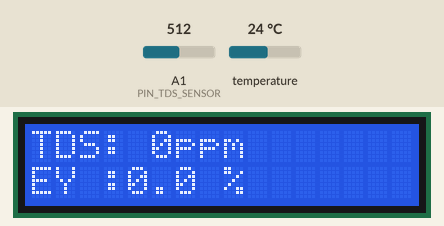
Bench run of a sketch on a simulated Arduino Uno, built with avr-gcc and run on an emulated ATmega328P. Shown: 16×2 character LCD. The test bench sets the inputs (shaded band); at power-on: temperature 24 °C, A1 (PIN_TDS_SENSOR) = 512.

Above: at 2.2 s.
2.3 s: temperature set to 12 °C
At 4.1 s:
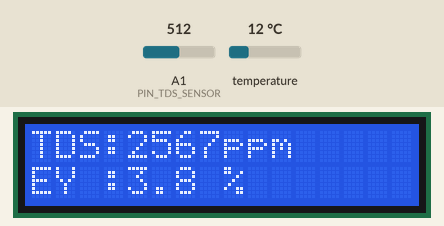
4.7 s: A1 (PIN_TDS_SENSOR) set to 716
At 7.6 s:
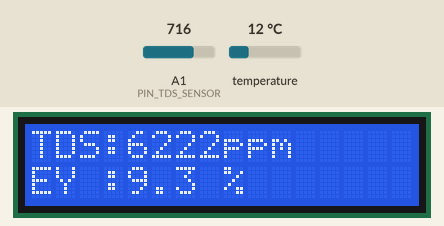
7.7 s: temperature set to 19 °C
At 9.2 s:
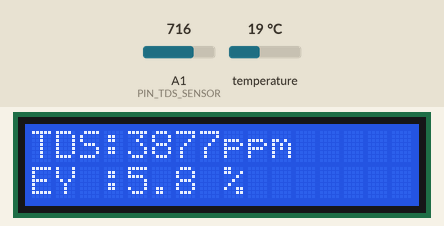
9.9 s: A1 (PIN_TDS_SENSOR) set to 900
At 12.8 s:
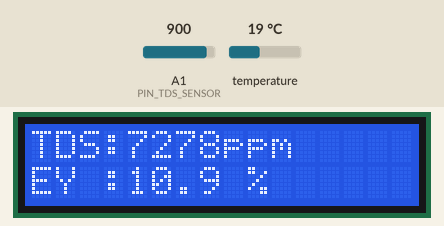
12.9 s: temperature set to 28 °C
At 14.4 s:
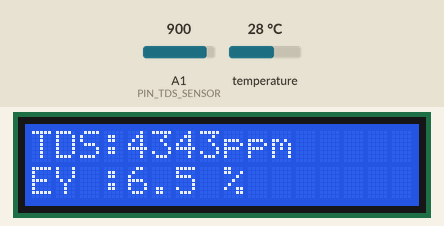
15.1 s: A1 (PIN_TDS_SENSOR) set to 1010
At 18.5 s:
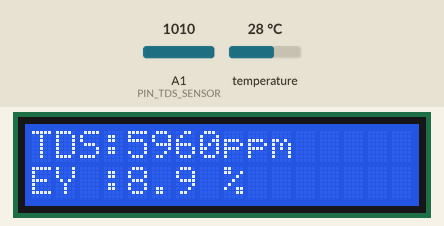
Timing chart, 0 to 19.1 s (numbered marks = the images above; inputs shaded):
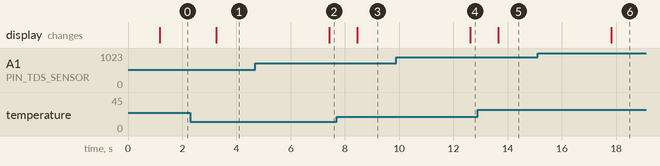

Measured:
- after the input at 2.3 s, the display: changes after 0.96 s (image 1)
- after the input at 4.7 s, the display: changes after 2.7 s (image 2)
- after the input at 7.7 s, the display: changes after 0.76 s (image 3)
- after the input at 9.9 s, the display: changes after 2.7 s (image 4)
- after the input at 12.9 s, the display: changes after 0.76 s (image 5)
- after the input at 15.1 s, the display: changes after 2.7 s (image 6)

The sketch:

TDS_sensor.ino
```cpp
#include <LiquidCrystal.h>
#include <OneWire.h>
#include <DallasTemperature.h>

#define PIN_TDS_SENSOR A1
#define VREF (5.0) // 入力電圧の大きさ
#define SAMPLE_COUNT (25) // データのサンプル数 (奇数で設定)
#define ONE_WIRE_BUS 2 // データ(黄)で使用するポート番号
#define SENSER_BIT    9      // 精度の設定bit

// 要変更
#define COFFEE_MASS 225 // コーヒー液体の質量
#define COFFEE_BEENS_MASS 15 // コーヒー液体の質量

int analogBuffer[SAMPLE_COUNT];
int analogBufferIndex = 0;
float TEMPERATURE;

//                BS  E  D4 D5  D6 D7
LiquidCrystal lcd(7, 8, 9, 10, 11, 12);
unsigned long analogSampleTimepoint = 0UL;
unsigned long printTimepoint = 0UL;
String pad = String( "         " );

OneWire oneWire(ONE_WIRE_BUS);
DallasTemperature temp_sensor(&oneWire);
DeviceAddress temp = {0x28, 0x71, 0xB9, 0x46, 0xD4, 0xE7, 0x7E, 0x9F}; //DS18B20のアドレス

void setup() {
  // LCD の準備
  lcd.begin(16, 2);
  // センサーピンの設定
  pinMode( PIN_TDS_SENSOR, INPUT );

  // サンプル取得と表示のタイミング
  analogSampleTimepoint = millis();
  printTimepoint - millis();

  //
  temp_sensor.setResolution(SENSER_BIT);
  delay(1000);
}

void loop() {
  // データ収集 (40ms毎)
  if( millis() - analogSampleTimepoint > 40UL ) {
    // 温度取得要求
    temp_sensor.requestTemperatures();
    TEMPERATURE = temp_sensor.getTempC(temp);
    analogSampleTimepoint = millis();
    // 40msが25個収集できたら（1s）リセット
    analogBuffer[analogBufferIndex++] = analogRead( PIN_TDS_SENSOR );
    if( SAMPLE_COUNT == analogBufferIndex ) {
      analogBufferIndex = 0;
    }

  }

  // 表示 (1秒毎)
  if( millis() - printTimepoint > 1000UL ) {
    printTimepoint = millis();
    // 収集した25データをソートして中央値を取得
    qsort( analogBuffer, SAMPLE_COUNT, sizeof(int), comparator_ints );
    int median =  analogBuffer[ (SAMPLE_COUNT - 1)/2 ];

    // TDS 値の計算
    //  電圧に変換 Arduino UNO は 0 から 1023 まで
    float averageVoltage = median * (float) VREF / ( 1024.0 - 1.0 );
    //  温度補正
    float compensationCoefficient = 1.0 + 0.02 * ( TEMPERATURE - 25.0 );
    float compensationVolatge = averageVoltage / compensationCoefficient;
    //  電圧から TDS 値に変換
    float tdsValue = ( 133.42 * compensationVolatge * compensationVolatge * compensationVolatge
      - 255.86 * compensationVolatge * compensationVolatge
      + 857.39 * compensationVolatge) * 0.5;

    // 収率（EY）の計算
    float EY = tdsValue*0.0001 * COFFEE_MASS / COFFEE_BEENS_MASS;

    // LCD への表示
    // ppm
    String v_p = String( tdsValue, 0 );
    String s_p = String( "TDS:" + v_p + "ppm" + pad );
    lcd.setCursor(0,0);
    lcd.print( s_p );

    // EY
    String v_e = String( EY, 1 );
    String s_e = String( "EY :" + v_e + " %" + pad );
    lcd.setCursor(0,1);
    lcd.print( s_e );
  }
}

// qsort のための比較関数
int comparator_ints( const void *p, const void *q ) {
  int x = *(const int*) p;
  int y = *(const int*) q;
  if( x < y ) {
    return -1;
  }
  else if( x > y ) {
    return 1;
  }
  return 0;
}
```
